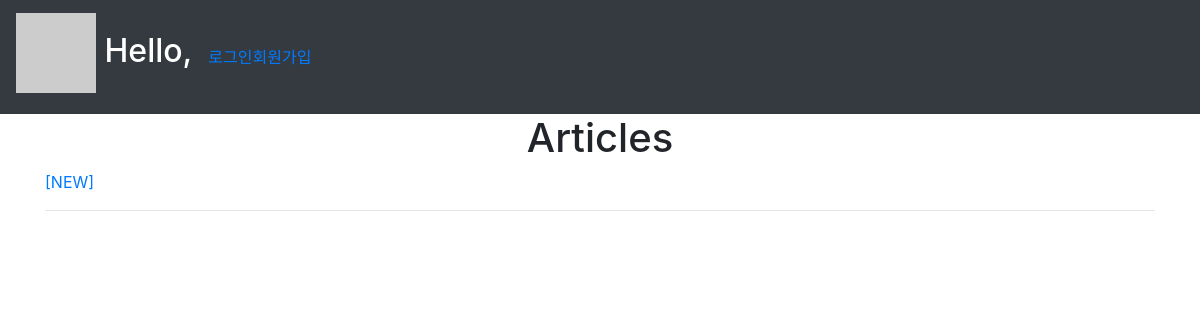
Before: /photos/ with the older database file.
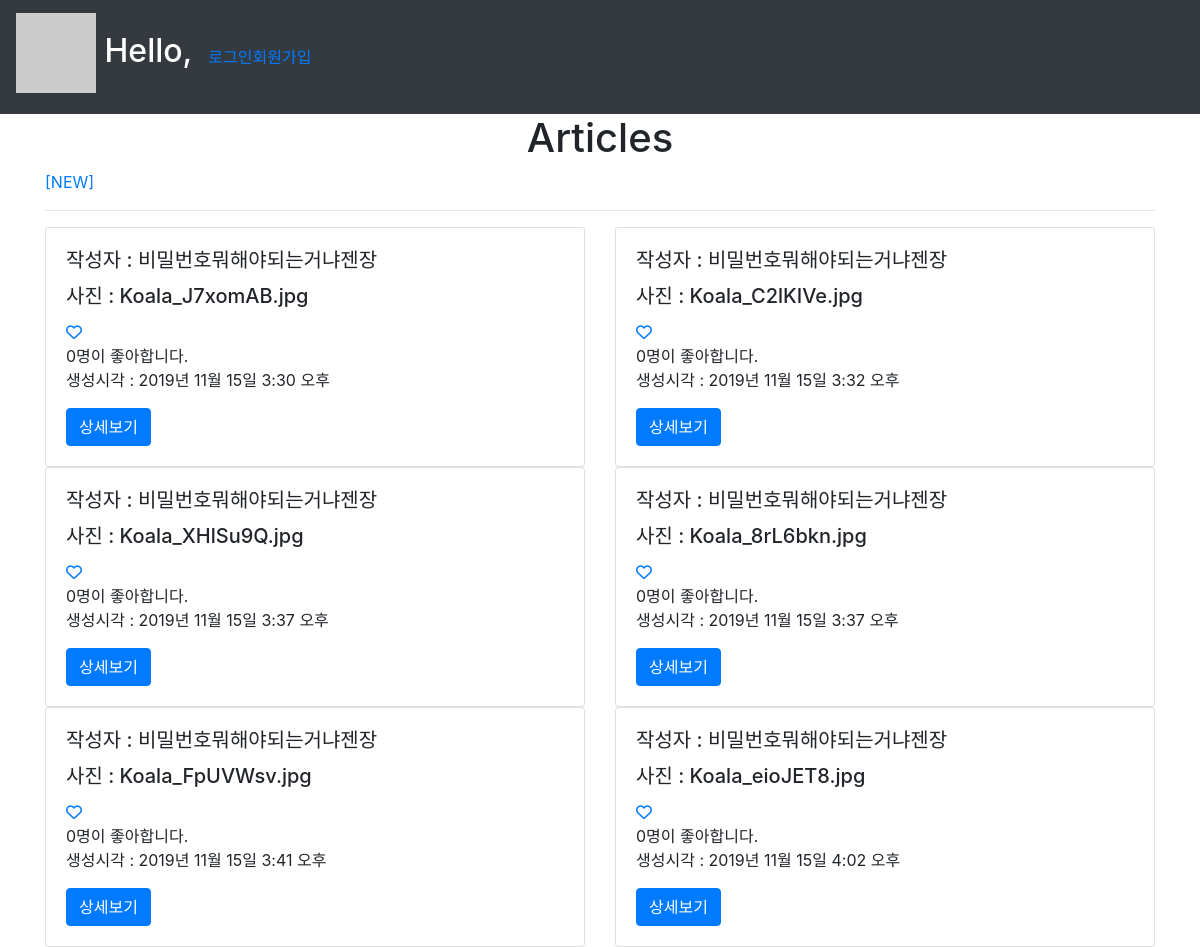
After: the same page with the newer database file.
### photos/models.py (models this page shows, shortened)
class Photo(models.Model):
  photo = models.ImageField()
  content = models.TextField()
  longitude = models.FloatField()
  latitude = models.FloatField()
  created_at = models.DateTimeField(auto_now_add=True)
  updated_at = models.DateTimeField(auto_now=True)
  user = models.ForeignKey(settings.AUTH_USER_MODEL, on_delete=models.CASCADE)
  like_users = models.ManyToManyField(settings.AUTH_USER_MODEL, related_name='like_articles', blank=True)
  hashtags = models.ManyToManyField(Hashtag, blank=True)

### accounts/models.py (models this page shows)
class User(AbstractUser):
  followers = models.ManyToManyField(settings.AUTH_USER_MODEL, related_name='follwings')

### photos/views.py (the view)
# urls.py: path('',views.index, name='index'),    # READ - Index
def index(request):
  photos = Photo.objects.all()
  context = {'photos':photos,}
  return render(request,'photos/index.html',context)

### accounts/templatetags/gravatar.py (called while the page is built)
@register.filter
def makemd5(email):
  return hashlib.md5(email.encode('utf-8').lower().strip()).hexdigest()

### config/templates/photos/index.html (shortened to what this page needs)
{% extends 'base.html' %}
{% load bootstrap4 %}
{% load static %}
{% block body %}
<h1 class='text-center'>Articles</h1>
<a href="{% url 'photos:create' %}">[NEW]</a>
<hr>
<div class = "row">
  {% for photo in photos %}
    {% include 'photos/_photo.html' %}
  {% endfor %}
</div>
{% endblock %}

### config/templates/photos/_photo.html
<div class="col-12 col-md-6">
    <div class="card">
      <div class="card-body">
        <h5 class="card-title">작성자 : {{ photo.user }}</h5>
        <h5 class="card-title">사진 : {{ photo.photo }}</h5>
        <p class="card-text">
          <a href="{% url 'photos:like' photo.pk %}">
            {% if request.user in photo.like_users.all%}
              <i class="fas fa-heart"></i>
            {% else %}
              <i class="far fa-heart"></i>
            {% endif %}
          </a><br>
          {{ photo.like_users.all|length }}명이 좋아합니다.<br>
          생성시각 : {{ photo.created_at }}
        </p>
        <a href="{% url 'photos:detail' photo.pk %}" class="btn btn-primary">상세보기</a>
      </div>
    </div>
  </div>

Changed rows visible on the page:
added Photo: user "비밀번호뭐해야되는거냐젠장", photo "Koala_J7xomAB.jpg", like_users.all|length "0", created_at "2019년 11월 15일 3:30 오후"
added Photo: user "비밀번호뭐해야되는거냐젠장", photo "Koala_C2lKIVe.jpg", like_users.all|length "0", created_at "2019년 11월 15일 3:32 오후"
added Photo: user "비밀번호뭐해야되는거냐젠장", photo "Koala_XHlSu9Q.jpg", like_users.all|length "0", created_at "2019년 11월 15일 3:37 오후"
added Photo: user "비밀번호뭐해야되는거냐젠장", photo "Koala_8rL6bkn.jpg", like_users.all|length "0", created_at "2019년 11월 15일 3:37 오후"
added Photo: user "비밀번호뭐해야되는거냐젠장", photo "Koala_FpUVWsv.jpg", like_users.all|length "0", created_at "2019년 11월 15일 3:41 오후"
added Photo: user "비밀번호뭐해야되는거냐젠장", photo "Koala_eioJET8.jpg", like_users.all|length "0", created_at "2019년 11월 15일 4:02 오후"
